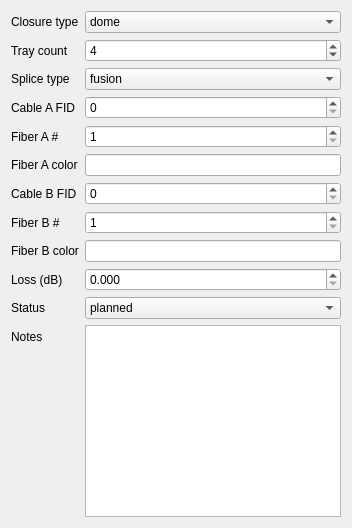
<?xml version="1.0" encoding="UTF-8"?>
<ui version="4.0">
 <class>SpliceRecordForm</class>
 <widget class="QWidget" name="SpliceRecordForm">
  <layout class="QFormLayout" name="formLayout">
   <item row="0" column="0"><widget class="QLabel"><property name="text"><string>Closure type</string></property></widget></item>
   <item row="0" column="1">
    <widget class="QComboBox" name="closure_type">
     <item><property name="text"><string>dome</string></property></item>
     <item><property name="text"><string>inline</string></property></item>
     <item><property name="text"><string>wall-mount</string></property></item>
    </widget>
   </item>
   <item row="1" column="0"><widget class="QLabel"><property name="text"><string>Tray count</string></property></widget></item>
   <item row="1" column="1"><widget class="QSpinBox" name="tray_count"><property name="minimum"><number>1</number></property><property name="maximum"><number>20</number></property><property name="value"><number>4</number></property></widget></item>
   <item row="2" column="0"><widget class="QLabel"><property name="text"><string>Splice type</string></property></widget></item>
   <item row="2" column="1">
    <widget class="QComboBox" name="splice_type">
     <item><property name="text"><string>fusion</string></property></item>
     <item><property name="text"><string>mechanical</string></property></item>
    </widget>
   </item>
   <item row="3" column="0"><widget class="QLabel"><property name="text"><string>Cable A FID</string></property></widget></item>
   <item row="3" column="1"><widget class="QSpinBox" name="cable_a_fid"><property name="maximum"><number>999999</number></property></widget></item>
   <item row="4" column="0"><widget class="QLabel"><property name="text"><string>Fiber A #</string></property></widget></item>
   <item row="4" column="1"><widget class="QSpinBox" name="fiber_a_number"><property name="minimum"><number>1</number></property><property name="maximum"><number>144</number></property></widget></item>
   <item row="5" column="0"><widget class="QLabel"><property name="text"><string>Fiber A color</string></property></widget></item>
   <item row="5" column="1"><widget class="QLineEdit" name="fiber_a_color"/></item>
   <item row="6" column="0"><widget class="QLabel"><property name="text"><string>Cable B FID</string></property></widget></item>
   <item row="6" column="1"><widget class="QSpinBox" name="cable_b_fid"><property name="maximum"><number>999999</number></property></widget></item>
   <item row="7" column="0"><widget class="QLabel"><property name="text"><string>Fiber B #</string></property></widget></item>
   <item row="7" column="1"><widget class="QSpinBox" name="fiber_b_number"><property name="minimum"><number>1</number></property><property name="maximum"><number>144</number></property></widget></item>
   <item row="8" column="0"><widget class="QLabel"><property name="text"><string>Fiber B color</string></property></widget></item>
   <item row="8" column="1"><widget class="QLineEdit" name="fiber_b_color"/></item>
   <item row="9" column="0"><widget class="QLabel"><property name="text"><string>Loss (dB)</string></property></widget></item>
   <item row="9" column="1"><widget class="QDoubleSpinBox" name="loss_db"><property name="maximum"><double>10.0</double></property><property name="decimals"><number>3</number></property><property name="singleStep"><double>0.01</double></property></widget></item>
   <item row="10" column="0"><widget class="QLabel"><property name="text"><string>Status</string></property></widget></item>
   <item row="10" column="1">
    <widget class="QComboBox" name="status">
     <item><property name="text"><string>planned</string></property></item>
     <item><property name="text"><string>spliced</string></property></item>
     <item><property name="text"><string>tested</string></property></item>
     <item><property name="text"><string>faulty</string></property></item>
    </widget>
   </item>
   <item row="11" column="0"><widget class="QLabel"><property name="text"><string>Notes</string></property></widget></item>
   <item row="11" column="1"><widget class="QPlainTextEdit" name="notes"/></item>
  </layout>
 </widget>
</ui>
